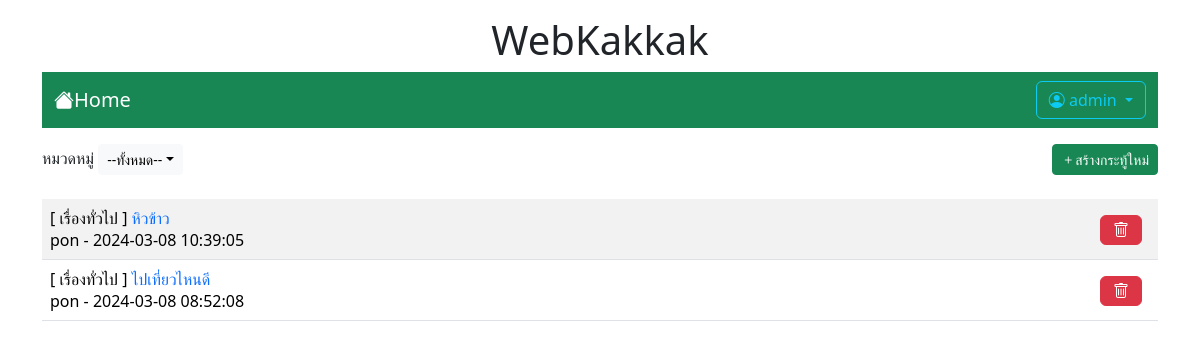
/index.php (signed in), run on the app's committed database.
### tables this page shows
CREATE TABLE `post` (
  `id` int(11) NOT NULL,
  `title` varchar(128) NOT NULL,
  `content` varchar(2048) NOT NULL,
  `post_date` datetime NOT NULL,
  `cat_id` int(11) NOT NULL,
  `user_id` int(11) NOT NULL
);

CREATE TABLE `category` (
  `id` int(11) NOT NULL,
  `name` varchar(32) NOT NULL
);

CREATE TABLE `user` (
  `id` int(11) NOT NULL,
  `login` varchar(32) NOT NULL,
  `password` varchar(64) NOT NULL,
  `name` varchar(64) NOT NULL,
  `gender` char(1) NOT NULL,
  `email` varchar(32) NOT NULL,
  `role` char(1) NOT NULL
);

### index.php (the view, shortened to what this page needs)
</html>
<!DOCTYPE html>
<html lang="en">
<head>
    <link rel="stylesheet" href="https://cdn.jsdelivr.net/npm/bootstrap-icons@1.11.3/font/bootstrap-icons.min.css">
    <link rel="stylesheet" href="bootstrap-5.3.2-dist/css/bootstrap.min.css">
</head>
<body>
    <div class="container-lg">
        <h1 style="text-align: center;" class="mt-3"> WebKakkak</h1>
        <?php include "nav.php" ?>
        <div class="mt-3 d-flex justify-content-between">
            <div>
                <span class="dropdown">
                    <label>หมวดหมู่</label>
                    <button class="btn btn-light btn-sm dropdown-toggle" type="button" data-bs-toggle="dropdown" aria-expanded="false">
                        --ทั้งหมด--</button>
                </span>
            </div>
            <?php if (isset($_SESSION['id'])) { ?>
                <div>
                    <a href="newpost.php" class="btn btn-success btn-sm">
                        <i class="bi bi-plus"></i>สร้างกระทู้ใหม่
                    </a>
                </div>
            <?php } ?>
        </div>
        <table class="table table-striped mt-4">
            <?php
            $conn = new PDO("mysql:host=localhost;dbname=webboard;charset=utf8", "root", "");
            $sql = "SELECT t3.name,t1.title,t1.id,t2.login,t1.post_date FROM post as t1
                    INNER JOIN user as t2 ON (t1.user_id=t2.id)
                    INNER JOIN category as t3 ON (t1.cat_id=t3.id)ORDER BY t1.post_date DESC";
            $result = $conn->query($sql);
            while ($row = $result->fetch()) {
                echo "<tr><td class='d-flex justify-content-between'>
                <div>[ $row[0] ] <a href=post.php?id=$row[2]
                style=text-decoration:none>$row[1]</a><br>$row[3] - $row[4]</div>";
                if(isset($_SESSION['id']) && $_SESSION['role']=='a'){
                    echo "<div class='me-2 mt-2'>
                        <a href=delete.php?id=$row[2] class='btn btn-danger'
                        onclick='return myFunction()'>
                        <i class='bi bi-trash'></i></a>
                    </div>";
                }
            echo "</td></tr>";
            }
            ?>
        </table>
    </div>
</body>
</html>

### data on the page
post: category.name "เรื่องทั่วไป", title "หิวข้าว", user.login "pon", post_date "2024-03-08 10:39:05"
post: category.name "เรื่องทั่วไป", title "ไปเที่ยวไหนดี", user.login "pon", post_date "2024-03-08 08:52:08"

### other printed values
$_SESSION['username'] "admin"
